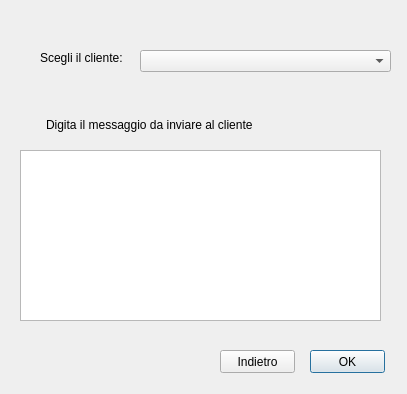
<?xml version="1.0" encoding="UTF-8"?>
<ui version="4.0">
 <class>Dialog</class>
 <widget class="QDialog" name="Dialog">
  <property name="geometry">
   <rect>
    <x>0</x>
    <y>0</y>
    <width>407</width>
    <height>394</height>
   </rect>
  </property>
  <property name="windowTitle">
   <string>Messaggio</string>
  </property>
  <widget class="QLabel" name="label">
   <property name="geometry">
    <rect>
     <x>46</x>
     <y>109</y>
     <width>321</width>
     <height>31</height>
    </rect>
   </property>
   <property name="text">
    <string>Digita il messaggio da inviare al cliente</string>
   </property>
  </widget>
  <widget class="QPushButton" name="pushButton">
   <property name="geometry">
    <rect>
     <x>310</x>
     <y>350</y>
     <width>75</width>
     <height>23</height>
    </rect>
   </property>
   <property name="text">
    <string>OK</string>
   </property>
  </widget>
  <widget class="QPushButton" name="pushButton_2">
   <property name="geometry">
    <rect>
     <x>220</x>
     <y>350</y>
     <width>75</width>
     <height>23</height>
    </rect>
   </property>
   <property name="text">
    <string>Indietro</string>
   </property>
  </widget>
  <widget class="QTextEdit" name="textEdit">
   <property name="geometry">
    <rect>
     <x>20</x>
     <y>150</y>
     <width>361</width>
     <height>171</height>
    </rect>
   </property>
  </widget>
  <widget class="QComboBox" name="comboBox">
   <property name="geometry">
    <rect>
     <x>140</x>
     <y>50</y>
     <width>251</width>
     <height>22</height>
    </rect>
   </property>
  </widget>
  <widget class="QLabel" name="label_2">
   <property name="geometry">
    <rect>
     <x>40</x>
     <y>50</y>
     <width>91</width>
     <height>16</height>
    </rect>
   </property>
   <property name="text">
    <string>Scegli il cliente:</string>
   </property>
  </widget>
 </widget>
 <resources/>
 <connections/>
</ui>
